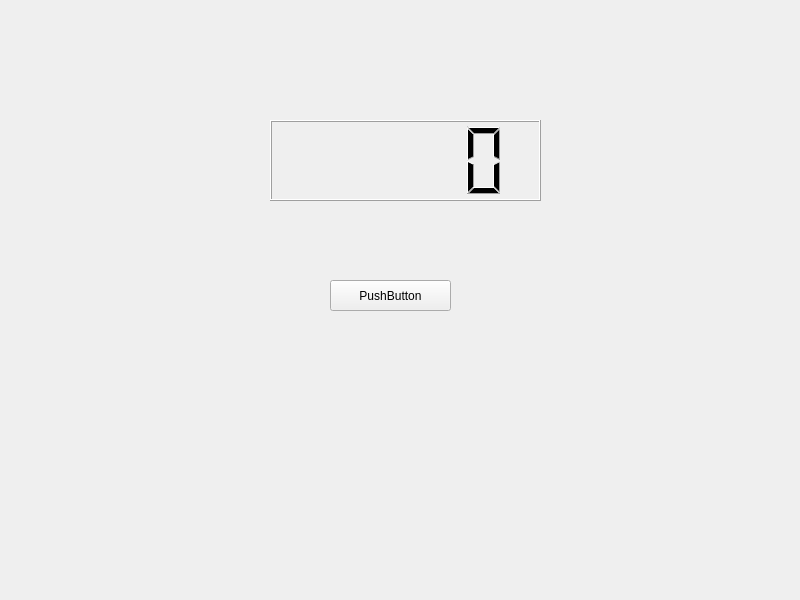
<?xml version="1.0" encoding="UTF-8"?>
<ui version="4.0">
 <class>Widget</class>
 <widget class="QWidget" name="Widget">
  <property name="geometry">
   <rect>
    <x>0</x>
    <y>0</y>
    <width>800</width>
    <height>600</height>
   </rect>
  </property>
  <property name="windowTitle">
   <string>Widget</string>
  </property>
  <widget class="QPushButton" name="pushButton">
   <property name="geometry">
    <rect>
     <x>330</x>
     <y>280</y>
     <width>121</width>
     <height>31</height>
    </rect>
   </property>
   <property name="text">
    <string>PushButton</string>
   </property>
  </widget>
  <widget class="QLCDNumber" name="lcdNumber">
   <property name="geometry">
    <rect>
     <x>270</x>
     <y>120</y>
     <width>271</width>
     <height>81</height>
    </rect>
   </property>
  </widget>
 </widget>
 <resources/>
 <connections/>
</ui>
